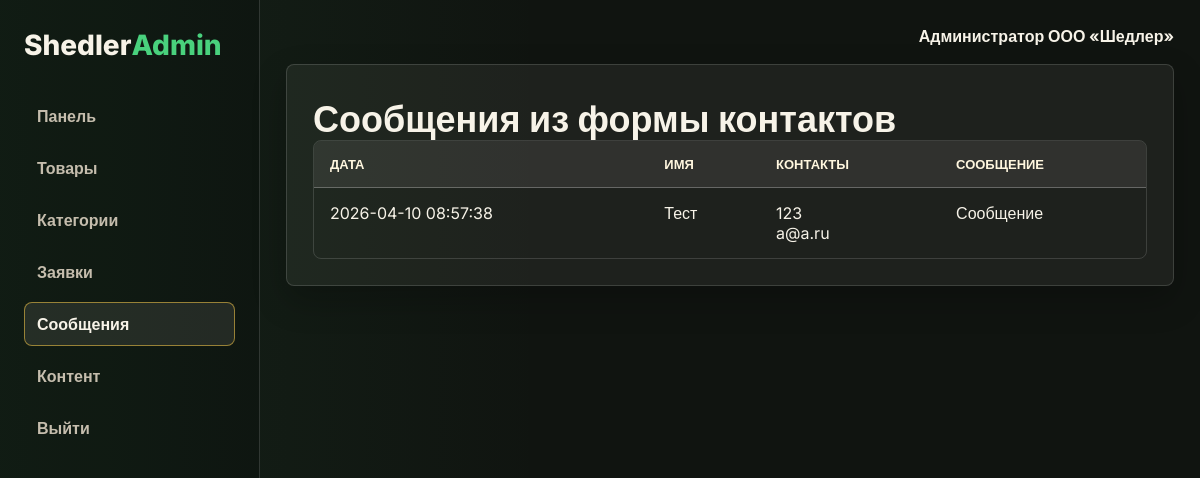
The app's page /admin/messages (signed in) with its own data.
### tables this page shows
CREATE TABLE contacts_messages (
            id INTEGER PRIMARY KEY AUTOINCREMENT,
            name TEXT NOT NULL,
            phone TEXT,
            email TEXT,
            message TEXT NOT NULL,
            created_at TIMESTAMP DEFAULT CURRENT_TIMESTAMP
        );

### app.py (the view)
@app.route("/admin/messages")
@admin_required
def admin_messages():
    messages = query_db("SELECT * FROM contacts_messages ORDER BY created_at DESC")
    return render_template("admin/messages.html", messages=messages)

### app.py (called while the page is built)
def get_db() -> sqlite3.Connection:
    if "db" not in g:
        g.db = sqlite3.connect(DATABASE)
        g.db.row_factory = sqlite3.Row
    return g.db

def query_db(query: str, params: tuple = (), one: bool = False) -> Any:
    cur = get_db().execute(query, params)
    rows = cur.fetchall()
    cur.close()
    return (rows[0] if rows else None) if one else rows

def admin_required(view):
    @wraps(view)
    def wrapped_view(**kwargs):
        if not session.get("admin_id"):
            return redirect(url_for("admin_login"))
        return view(**kwargs)
    return wrapped_view

def get_favorites() -> List[int]:
    return session.get("favorites", [])

@app.context_processor
def inject_globals() -> Dict[str, Any]:
    categories = query_db("SELECT * FROM categories ORDER BY name")
    favorites = get_favorites()
    compare = session.get("compare", [])
    return {
        "nav_categories": categories,
        "favorite_ids": favorites,
        "favorite_count": len(favorites),
        "compare_ids": compare,
        "compare_count": len(compare),
        "format_price": format_price,
    }

### templates/admin/messages.html (shortened to what this page needs)
{% extends 'admin/layout.html' %}
{% block content %}
<section class="admin-section">
  <div class="admin-card">
    <h2>Сообщения из формы контактов</h2>
    <div class="table-wrap">
      <table class="admin-table">
        <thead><tr><th>Дата</th><th>Имя</th><th>Контакты</th><th>Сообщение</th></tr></thead>
        <tbody>
          {% for item in messages %}
          <tr><td>{{ item.created_at }}</td><td>{{ item.name }}</td><td>{{ item.phone }}<br>{{ item.email }}</td><td>{{ item.message }}</td></tr>
          {% endfor %}
        </tbody>
      </table>
    </div>
  </div>
</section>
{% endblock %}

### static/css/styles.css (style rules this page uses)
:root { --bg: #101410; --bg-soft: #151a16; --panel: #1b211c; --panel-strong: #222a23; --surface: #f7f3e8; --surface-muted: #e6dfd0; --line: rgba(255, 255, 255, 0.14); --line-strong: rgba(255, 255, 255, 0.28); --text: #f7f3e8; --muted: #c5bdad; --ink: #17120b; --brand: #49d17d; --brand-strong: #23b766; --brand-deep: #0f8f55; --accent: #f7c948; --accent-strong: #f0a91e; --danger: #ef4444; --danger-strong: #dc2626; --info: #38bdf8; --warning: #f59e0b; --success: #22c55e; --radius: 8px; --glass: rgba(255, 255, 255, 0.08); --glass-strong: rgba(255, 255, 255, 0.12); --shadow: 0 24px 60px rgba(0, 0, 0, 0.34); --shadow-soft: 0 14px 34px rgba(0, 0, 0, 0.24); }
* { box-sizing: border-box; }
html { scroll-behavior: smooth; }
body { margin: 0; font-family: "Inter", Arial, sans-serif; background: radial-gradient(circle at top left, rgba(73, 209, 125, 0.18), transparent 34rem), radial-gradient(circle at 92% 12%, rgba(35, 183, 102, 0.12), transparent 28rem), linear-gradient(180deg, #101410 0%, #151a16 52%, #101410 100%); color: var(--text); }
.section-head h2, .content-card h2, .form-card h2, .admin-card h2 { margin: 8px 0 0; font-size: clamp(26px, 3vw, 36px); line-height: 1.15; }
.hero-card, .content-card, .form-card, .sidebar-card, .feature-box, .product-card, .admin-card, .stat-card, .solution-card, .benefit-card, .cta-banner, .cta-card, .request-note { background: rgba(247, 243, 232, 0.06); border: 1px solid var(--line); border-radius: var(--radius); box-shadow: var(--shadow-soft); }
.feature-box, .content-card, .sidebar-card, .admin-card { padding: 26px; }
.compare-table-wrap, .table-wrap { width: 100%; overflow-x: auto; border: 1px solid var(--line); border-radius: var(--radius); }
.compare-table, .admin-table { width: 100%; min-width: 720px; border-collapse: collapse; }
.compare-table th, .compare-table td, .admin-table th, .admin-table td { padding: 15px 16px; border-bottom: 1px solid var(--line); text-align: left; vertical-align: top; }
.compare-table th, .admin-table th { background: rgba(247, 243, 232, 0.08); color: #fff7df; font-size: 13px; font-weight: 850; text-transform: uppercase; }
.compare-table tbody tr:last-child td, .admin-table tbody tr:last-child td { border-bottom: 0; }
.admin-body { background: linear-gradient(90deg, rgba(73, 209, 125, 0.08), transparent 34rem), #101410; }
.admin-section { display: grid; gap: 18px; margin-bottom: 18px; }

### records on screen
contacts_messages: created_at "2026-04-10 08:57:38", name "Тест", phone "123", email "a@a.ru", message "Сообщение"

### other values on screen
{{ session.get('admin_name', 'Администратор') }} "Администратор ООО «Шедлер»"
